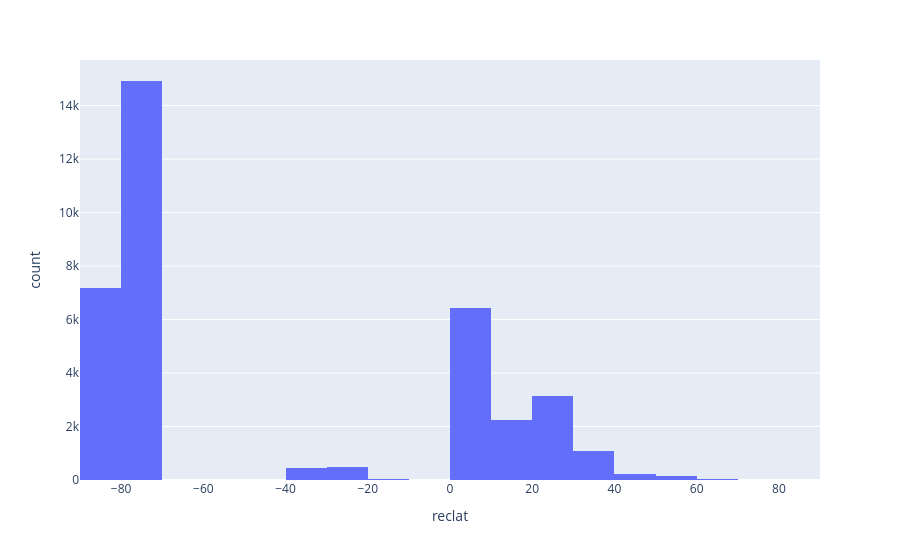

This figure's notebook cell:
### Code cell
# Variando o número de bins

px.histogram(meteoritos, x='reclat', nbins=25)

### Figure 1 — Plotly figure (JSON) as saved in the notebook; plotly's stock layout.template omitted (floating-point values rounded to 4 significant figures; data arrays with more than 128 entries replaced by an {"elided": "..."} marker saying what was removed)
{"data": [{"bingroup": "x", "hovertemplate": "reclat=%{x}<br>count=%{y}<extra></extra>", "legendgroup": "", "marker": {"color": "#636efa", "pattern": {"shape": ""}}, "name": "", "nbinsx": 25, "orientation": "v", "showlegend": false, "type": "histogram", "x": {"elided": "36352 float values"}, "xaxis": "x", "yaxis": "y"}], "layout": {"barmode": "relative", "legend": {"tracegroupgap": 0}, "margin": {"t": 60}, "xaxis": {"anchor": "y", "domain": [0, 1], "title": {"text": "reclat"}}, "yaxis": {"anchor": "x", "domain": [0, 1], "title": {"text": "count"}}}}
